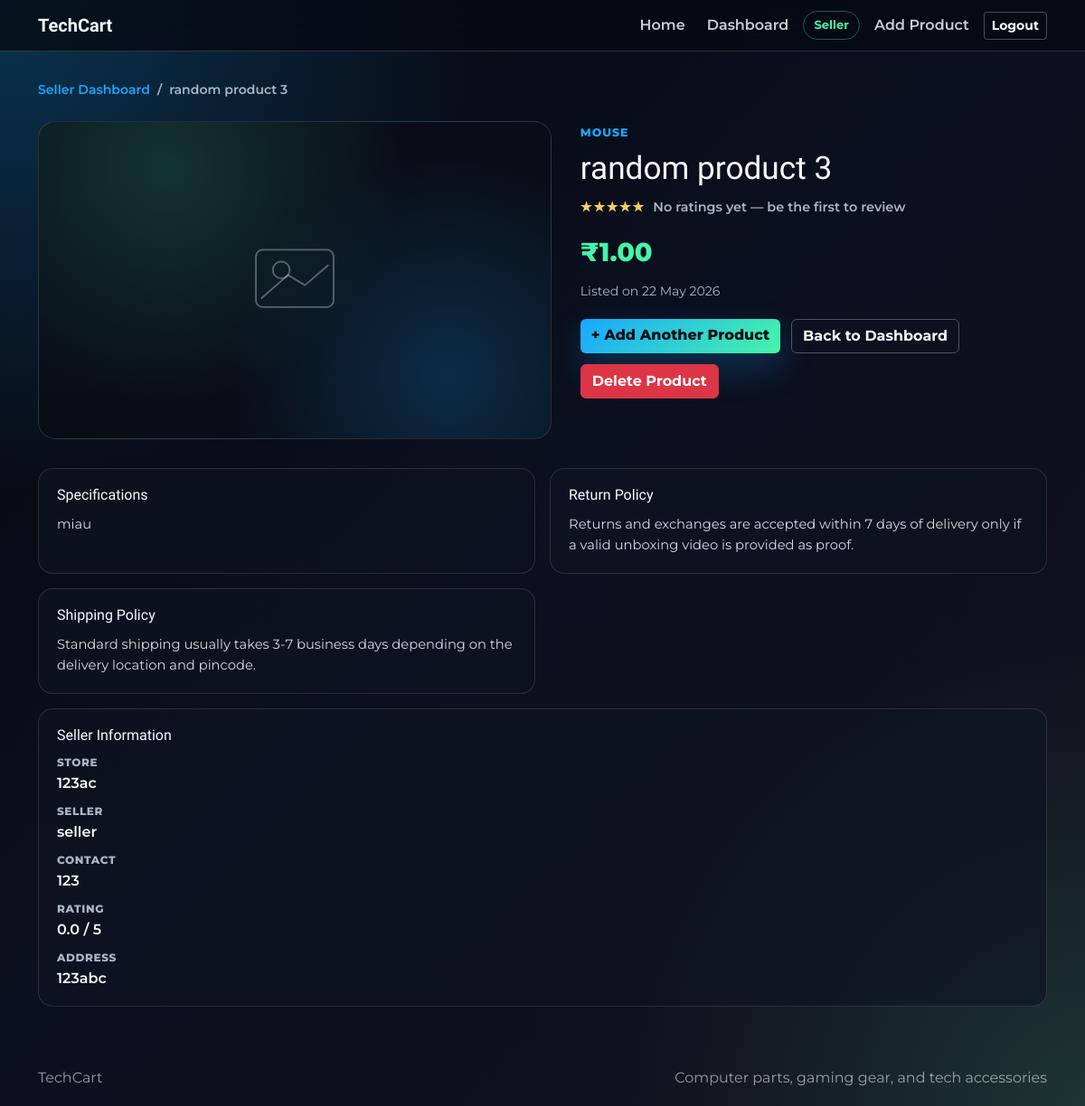
Screenshot of /seller/products/2 (signed in) with the database file from the repository.
### database/models.py (models this page shows, shortened)
class User(UserMixin, db.Model):
    __tablename__ = "users"
    id = db.Column(db.Integer, primary_key=True)
    full_name = db.Column(db.String(120), nullable=False)
    email = db.Column(db.String(255), nullable=False, unique=True, index=True)
    password_hash = db.Column(db.String(255), nullable=False)
    role = db.Column(db.String(30), nullable=False, index=True)
    phone_number = db.Column(db.String(20), nullable=False)
    address = db.Column(db.Text, nullable=False)
    created_at = db.Column(
        db.DateTime,
        nullable=False,
        default=lambda: datetime.now(timezone.utc),
    )
    products = db.relationship(
        'Product',
        backref='seller',
        lazy=True
    )
    vehicle_type = db.Column(db.String(60))
    vehicle_number = db.Column(db.String(40))
    driving_license_number = db.Column(db.String(80))
    verification_status = db.Column(db.String(30))
    store_name = db.Column(db.String(120))
    seller_rating = db.Column(db.Float, nullable=False, default=0.0)
    total_products = db.Column(db.Integer, nullable=False, default=0)
    @property
    def role_label(self):
        labels = {
            "customer": "Customer",
            "seller": "Seller",
            "delivery_agent": "Delivery Agent",
        }
        return labels.get(self.role, "User")
    @property
    def dashboard_endpoint(self):
        endpoints = {
            "customer": "auth.customer_dashboard",
            "seller": "auth.seller_dashboard",
            "delivery_agent": "auth.delivery_dashboard",
        }
        return endpoints.get(self.role, "auth.login")

class Product(db.Model):
    __tablename__ = 'products'
    id = db.Column(db.Integer, primary_key=True)
    seller_id = db.Column(db.Integer,db.ForeignKey('users.id'),nullable=False)
    product_name = db.Column(db.String(200),nullable=False)
    category = db.Column(db.String(100),nullable=False)
    specifications = db.Column(db.Text,nullable=False)
    price = db.Column(db.Float,nullable=False)
    discount = db.Column(db.Float,default=0)
    return_policy = db.Column(db.Text)
    shipping_policy = db.Column(db.Text)
    rating = db.Column(db.Float,default=0)
    review_count = db.Column(db.Integer,default=0)
    image_filename = db.Column(db.String(255))
    created_at = db.Column(db.DateTime, default=datetime.utcnow)

### api/product_routes.py (the view)
@product_bp.route("/seller/products/<int:product_id>")
@role_required("seller")
def seller_product_detail(product_id):
    product = Product.query.filter_by(
        id=product_id,
        seller_id=current_user.id,
    ).first_or_404()
    return render_template(
        "products/product_details.html",
        product=product,
        seller=current_user,
    )

### api/auth_routes.py (called while the page is built)
def role_required(role):
    def decorator(view_func):
        @wraps(view_func)
        @login_required
        def wrapped_view(*args, **kwargs):
            if current_user.role != role:
                flash("You are not allowed to access that dashboard.", "danger")
                return redirect(role_dashboard_url(current_user.role))
            return view_func(*args, **kwargs)
        return wrapped_view
    return decorator

### database/models.py (called while the page is built)
@login_manager.user_loader
def load_user(user_id):
    return db.session.get(User, int(user_id))

### templates/products/product_details.html (shortened to what this page needs)
{% extends "base.html" %}
{% block extra_css %}
<link rel="stylesheet" href="{{ url_for('static', filename='css/products.css') }}">
{% endblock %}
{% block content %}
<section class="product-detail-shell">
  <div class="container product-detail">
    <nav class="product-detail__breadcrumb" aria-label="Breadcrumb">
      <a href="{{ url_for('auth.seller_dashboard') }}">Seller Dashboard</a>
      <span aria-hidden="true">/</span>
      <span>{{ product.product_name }}</span>
    </nav>
    <div class="product-detail__layout">
      <div class="product-detail__gallery">
        {% if product.image_filename %}
        <img
          class="product-detail__image"
          src="{{ url_for('static', filename=product.image_path) }}"
          alt="{{ product.product_name }}"
        >
        {% else %}
        <div class="product-detail__image-placeholder" aria-hidden="true">
          <svg viewBox="0 0 120 120" role="img">
            <rect x="14" y="24" width="92" height="68" rx="8"></rect>
            <circle cx="44" cy="48" r="10"></circle>
            <path d="M20 82 L52 54 L72 66 L100 42"></path>
          </svg>
        </div>
        {% endif %}
      </div>
      <div class="product-detail__info">
        <span class="product-detail__category">{{ product.category }}</span>
        <h1>{{ product.product_name }}</h1>
        <div class="product-detail__rating" aria-label="Rating placeholder">
          <span class="product-detail__stars">★★★★★</span>
          <span>
            {% if product.review_count %}
            {{ '%.1f'|format(product.rating) }} · {{ product.review_count }} reviews
            {% else %}
            No ratings yet — be the first to review
            {% endif %}
          </span>
        </div>
        <div class="product-detail__price-block">
          {% if product.discount and product.discount > 0 %}
          <span class="product-detail__price product-detail__price--sale">₹{{ '%.2f'|format(product.discounted_price) }}</span>
          <span class="product-detail__price product-detail__price--original">₹{{ '%.2f'|format(product.price) }}</span>
          <span class="product-detail__save">You save {{ product.discount|int }}%</span>
          {% else %}
          <span class="product-detail__price">₹{{ '%.2f'|format(product.price) }}</span>
          {% endif %}
        </div>
        <p class="product-detail__meta">
          Listed on
          {% if product.created_at %}
          {{ product.created_at.strftime('%d %b %Y') }}
          {% else %}
          —
          {% endif %}
        </p>
        <div class="product-detail__actions">
          <a class="btn btn-primary" href="{{ url_for('add_product') }}">+ Add Another Product</a>
          <a class="btn btn-outline-light" href="{{ url_for('auth.seller_dashboard') }}">Back to Dashboard</a>
          <form
            class="product-detail__delete-form"
            method="POST"
            action="{{ url_for('products.delete_product', product_id=product.id) }}"
            onsubmit="return confirm('Are you sure you want to delete this product? This action cannot be undone.');"
          >
            <button type="submit" class="btn btn-danger">Delete Product</button>
          </form>
        </div>
      </div>
    </div>
    <div class="product-detail__panels">
      <article class="product-detail__panel">
        <h2>Specifications</h2>
        <pre class="product-detail__text">{{ product.specifications }}</pre>
      </article>
      <article class="product-detail__panel">
        <h2>Return Policy</h2>
        <p class="product-detail__text">{{ product.return_policy or 'No return policy provided.' }}</p>
      </article>
      <article class="product-detail__panel">
        <h2>Shipping Policy</h2>
        <p class="product-detail__text">{{ product.shipping_policy or 'No shipping policy provided.' }}</p>
      </article>
      <article class="product-detail__panel product-detail__panel--seller">
        <h2>Seller Information</h2>
        <ul class="product-detail__seller-list">
          <li><span>Store</span><strong>{{ seller.store_name or seller.full_name }}</strong></li>
          <li><span>Seller</span><strong>{{ seller.full_name }}</strong></li>
          <li><span>Contact</span><strong>{{ seller.phone_number }}</strong></li>
          <li><span>Rating</span><strong>{{ '%.1f'|format(seller.seller_rating) }} / 5</strong></li>
          <li><span>Address</span><strong>{{ seller.address }}</strong></li>
        </ul>
      </article>
    </div>
  </div>
</section>
{% endblock %}

### templates/base.html (shortened to what this page needs)
<!doctype html>
<html lang="en">
  <head>
    <link href="https://cdn.jsdelivr.net/npm/bootstrap@5.3.3/dist/css/bootstrap.min.css" rel="stylesheet">
    <link rel="stylesheet" href="{{ url_for('static', filename='css/style.css') }}">
    <link rel="stylesheet" href="{{ url_for('static', filename='css/auth.css') }}">
    {% block extra_css %}{% endblock %}
  </head>
  <body>
    <nav class="navbar navbar-expand-lg app-navbar">
      <div class="container">
        <a class="navbar-brand" href="{{ url_for('main.index') }}">TechCart</a>
        <div class="collapse navbar-collapse" id="mainNav">
          <ul class="navbar-nav ms-auto align-items-lg-center gap-lg-2">
            <li class="nav-item">
              <a class="nav-link" href="{{ url_for('main.index') }}">Home</a>
            </li>
            {% if current_user.is_authenticated %}
            <li class="nav-item">
              <a class="nav-link" href="{{ url_for(current_user.dashboard_endpoint) }}">Dashboard</a>
            </li>
            <li class="nav-item">
              <span class="nav-role">{{ current_user.role_label }}</span>
            </li>
            {% if current_user.is_authenticated and current_user.role == 'seller' %}
              <li class="nav-item">
                  <a class="nav-link" href="{{ url_for('add_product') }}">
                      Add Product
                  </a>
              </li>
            {% endif %}
            <li class="nav-item">
              <a class="btn btn-outline-light btn-sm" href="{{ url_for('auth.logout') }}">Logout</a>
            </li>
            {% endif %}
          </ul>
        </div>
      </div>
    </nav>
    <main>
      {% block content %}{% endblock %}
    </main>
    <footer class="app-footer">
      <div class="container">
        <span>TechCart</span>
        <span>Computer parts, gaming gear, and tech accessories</span>
      </div>
    </footer>
  </body>
</html>

### static/css/style.css (style rules this page uses)
:root { color-scheme: light; }
body { margin: 0; font-family: Arial, sans-serif; }

### static/css/auth.css (style rules this page uses)
:root { --bg-ink: #05070d; --panel: rgba(14, 20, 34, 0.72); --panel-strong: rgba(13, 19, 31, 0.9); --line: rgba(255, 255, 255, 0.16); --text: #f7fbff; --muted: #a9b6c8; --blue: #18a8ff; --green: #46f5a8; --amber: #ffcf5a; --danger: #ff6b7a; }
* { box-sizing: border-box; }
body { min-height: 100vh; background: radial-gradient(circle at top left, rgba(24, 168, 255, 0.28), transparent 34rem), radial-gradient(circle at bottom right, rgba(70, 245, 168, 0.16), transparent 32rem), linear-gradient(135deg, #05070d 0%, #0b1020 48%, #15101c 100%); color: var(--text); font-family: "Montserrat", Arial, sans-serif; }
.app-navbar { position: sticky; top: 0; z-index: 50; background: rgba(6, 10, 18, 0.78); border-bottom: 1px solid var(--line); backdrop-filter: blur(18px); }
.navbar-brand { color: var(--text); font-family: "Orbitron", sans-serif; font-weight: 700; letter-spacing: 0; }
.app-navbar .nav-link { color: rgba(247, 251, 255, 0.82); font-weight: 600; }
.nav-role { display: inline-flex; align-items: center; min-height: 2rem; padding: 0.35rem 0.7rem; border: 1px solid rgba(70, 245, 168, 0.34); border-radius: 999px; color: var(--green); font-size: 0.82rem; font-weight: 700; }
.btn-primary { border: 0; background: linear-gradient(135deg, var(--blue), var(--green)); color: #041018; font-weight: 800; box-shadow: 0 1rem 2.4rem rgba(24, 168, 255, 0.24); }
.app-footer { padding: 1.2rem 0; color: rgba(247, 251, 255, 0.58); }
.app-footer .container { display: flex; justify-content: space-between; gap: 1rem; }

### rows the page displays
User: role_label "Seller", store_name "123ac", full_name "seller", phone_number "123", seller_rating "0.0", address "123abc"
Product: product_name "random product 3", category "MOUSE", price "1.00", created_at "22 May 2026", specifications "miau", return_policy "Returns and exchanges are accepted within 7 days of delivery only if a valid unboxing video is provided as proof.", shipping_policy "Standard shipping usually takes 3-7 business days depending on the delivery location and pincode."
